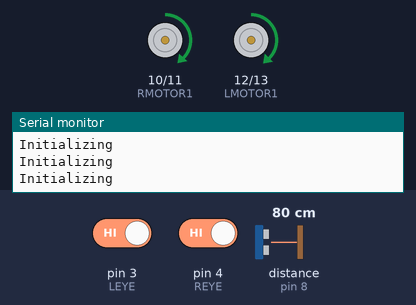
Bench run of a sketch on a simulated Arduino Uno, built with avr-gcc and run on an emulated ATmega328P. Parts: motor-driver pin pairs drawn as motors (green arrow = first pin HIGH = forward, orange = second pin HIGH = backward, longer = more drive, scaled by the enable pin), the last lines printed to the serial monitor. Wiring (inferred from the names in the program): ultrasonic range finder: trigger pin 9; echo pin 8. Inputs (shaded band) come from the test bench; at power-on: distance to the obstacle (sensor on pin 8) 80 cm, pin 3 (LEYE) HIGH, pin 4 (REYE) HIGH. The echo pulse lasts 58.3 µs per cm.

Above: at 1.2 s.
1.3 s: distance to the obstacle (sensor on pin 8) set to 12 cm
4.3 s: distance to the obstacle (sensor on pin 8) set to 9 cm
At 5.6 s:
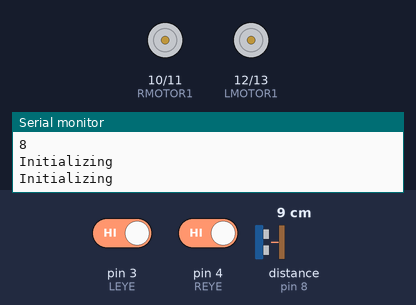
5.9 s: pin 3 (LEYE) driven LOW
7.4 s: distance to the obstacle (sensor on pin 8) set to 18 cm
At 8.8 s:
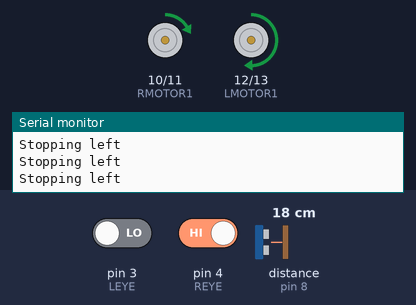
9.1 s: pin 4 (REYE) driven LOW
At 10.1 s:
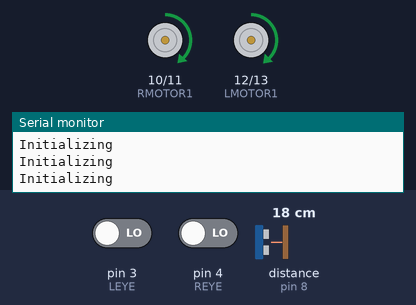
12.1 s: pin 3 (LEYE) driven HIGH
At 13.5 s:
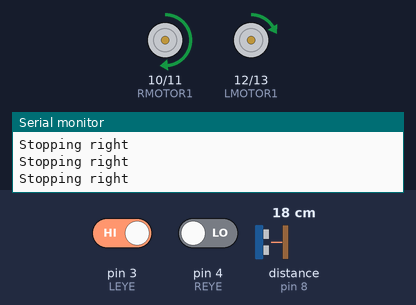
Timing chart, 0 to 14.6 s (numbered marks = the images above; inputs shaded):
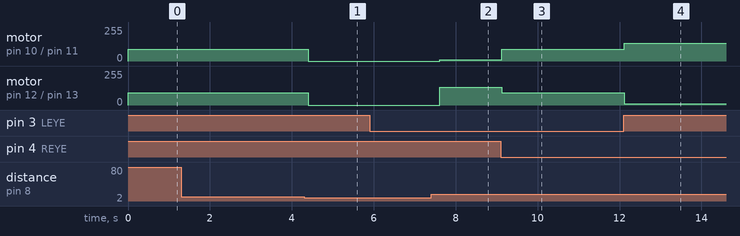

The sketch:

BronzeBuggyV1.ino
```cpp
//IR sensors
const int LEYE = 3;
const int REYE = 4;
//Motor logic controlls
const int RMOTOR1 = 10;
const int RMOTOR2 = 11;
const int LMOTOR1 = 12;
const int LMOTOR2 = 13;
//motor PWM speed controlls
const int LSPEEDCTRL = 6;
const int RSPEEDCTRL = 5;
//ultra-sonic sensor trigger and echo pins
const int US_TRIG = 9;
const int US_ECHO = 8;

bool leye_state = 0;//high when sees black, updates in loop
bool reye_state = 0;
bool track_colour; // initializes to the surrounding IR read

int distance; //distance to obstruction
long duration; //used to calculate distance for stop condition

int cycles = 0; //how often to check for obstructions


void setup() {
  Serial.begin(9600);

  //configure pins
  //IR sensors
  pinMode( LEYE, INPUT );
  pinMode( REYE, INPUT );
  //motor on/off states
  pinMode( RMOTOR1, OUTPUT );
  pinMode( RMOTOR2, OUTPUT );
  pinMode( LMOTOR1, OUTPUT );
  pinMode( LMOTOR2, OUTPUT );
  //US sensor
  pinMode(US_TRIG, OUTPUT);
  pinMode(US_ECHO, INPUT);

  //start moving
  track_colour = digitalRead(LEYE); // surrounding track colour for initial state
  startMoving();
}

void loop() {

  checkTurn();
  //check for obstacles every x iterations
  checkObstruction();
  cycles++;

}

void startMoving(){

  digitalWrite(RMOTOR1, HIGH);
  digitalWrite(RMOTOR2, LOW);
  digitalWrite(LMOTOR1, HIGH);
  digitalWrite(LMOTOR2, LOW);

  analogWrite(LSPEEDCTRL, 90);
  analogWrite(RSPEEDCTRL, 91);
}

void stopMoving(){
  digitalWrite(RMOTOR1, LOW);
  digitalWrite(LMOTOR1, LOW);

}

void checkTurn(){

  leye_state = digitalRead(LEYE);
  reye_state = digitalRead(REYE);

  //left turn condition
  if(leye_state  != track_colour && reye_state == track_colour){
    Serial.println("Stopping left");
    //digitalWrite(LMOTOR1, LOW);
    analogWrite(LSPEEDCTRL, 10);
    analogWrite(RSPEEDCTRL, 135);
  }else if(reye_state  != track_colour && leye_state == track_colour){ // right turn condition
    Serial.println("Stopping right");
    //digitalWrite(RMOTOR1, LOW);
    analogWrite(RSPEEDCTRL, 10);
    analogWrite(LSPEEDCTRL, 132);
  }else{
    Serial.println("Initializing");
    //digitalWrite(LMOTOR1, HIGH);
    analogWrite(LSPEEDCTRL, 90);
    analogWrite(RSPEEDCTRL, 91);
  }


}

void checkObstruction(){

    if(cycles%15 == 0){
    //set trigger low
    digitalWrite( US_TRIG, LOW );
    delayMicroseconds(2);
    //send pulse
    digitalWrite( US_TRIG, HIGH );
    delayMicroseconds( 10 );
    digitalWrite( US_TRIG, LOW );
    //find time for pulse to return
    duration = pulseIn( US_ECHO, HIGH );
    //Serial.println(duration);
    Serial.println(distance);
    distance = (duration/2.0) / 29.1;

    if(distance<10){
      stopMoving();
    }else{
      digitalWrite(RMOTOR1, HIGH);
      digitalWrite(LMOTOR1, HIGH);
    }

  }
}
```

Measured:
- the behaviour switches between 11 and 10 cm on distance to the obstacle (sensor on pin 8) (found by bisection; images 0 and 1)
- after the input at 4.3 s, motor on pin 10 (RMOTOR1) / pin 11 (RMOTOR2): forward 90/255 → stopped after 0.10 s; motor on pin 12 (LMOTOR1) / pin 13 (LMOTOR2): forward 91/255 → stopped after 0.10 s
- after the input at 7.4 s, motor on pin 10 (RMOTOR1) / pin 11 (RMOTOR2): stopped → forward 10/255 after 0.22 s; motor on pin 12 (LMOTOR1) / pin 13 (LMOTOR2): stopped → forward 135/255 after 0.22 s
- after the input at 9.1 s, motor on pin 10 (RMOTOR1) / pin 11 (RMOTOR2): forward 10/255 → forward 90/255 at once; motor on pin 12 (LMOTOR1) / pin 13 (LMOTOR2): forward 135/255 → forward 91/255 at once
- after the input at 12.1 s, motor on pin 10 (RMOTOR1) / pin 11 (RMOTOR2): forward 90/255 → forward 132/255 at once; motor on pin 12 (LMOTOR1) / pin 13 (LMOTOR2): forward 91/255 → forward 10/255 at once
